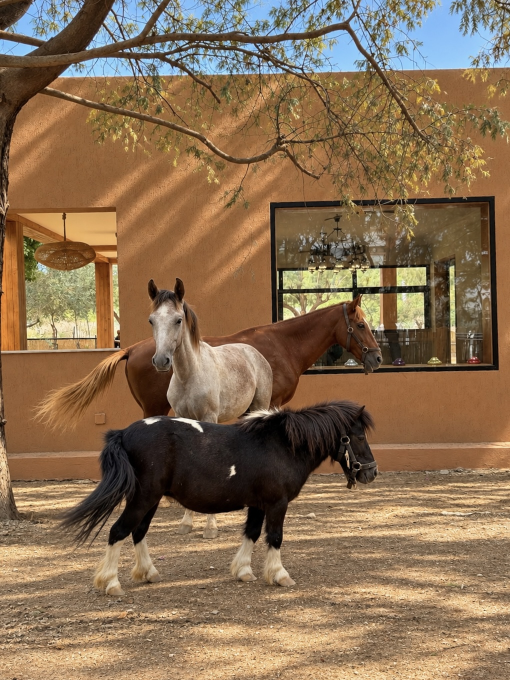
#> input picture instagram/photos/trois-chevaux-envoyee.jpg, 1020 x 1360 px (shown at 1/2 size)
$ python video_nom.py photos/trois-chevaux-envoyee.jpg
#> lines starting #> are read from the running program, lines starting #| are printed output that depends on the picture
### instagram/generer.py
"""Génère le kit de lancement Instagram de Daughter of Gaïa.

Sources : les photos du site (daughter-of-gaia/public/images) et les
couleurs / typographies de l'identité (voir le README du site).
Sortie : instagram/posts, instagram/stories, instagram/profil, instagram/plus-tard.

    python3 instagram/generer.py
"""
from pathlib import Path
import sys
from PIL import Image, ImageChops, ImageColor, ImageDraw, ImageFilter, ImageFont, ImageOps, ImageStat

RACINE = Path(__file__).resolve().parent
PHOTOS = RACINE.parent / "daughter-of-gaia" / "public" / "images"
PHOTOS_KIT = RACINE / "photos"  # photos propres au kit, absentes du site
POLICES = Path(sys.argv[1]) if len(sys.argv) > 1 else RACINE / "polices"

SABLE, BLANC, ENCRE = "#EDE4D3", "#F6F1E7", "#2B2118"
OLIVE, TERRA, FILET = "#6B7355", "#B5654A", "#C7B79A"

POST = (1080, 1350)   # 4:5, le format portrait du fil
STORY = (1080, 1920)  # 9:16


def police(nom, taille, graisse=300):
    f = ImageFont.truetype(str(POLICES / nom), taille)
    try:
        f.set_variation_by_axes([graisse])
    except Exception:
        pass
    return f


def serif(t, g=300): return police("CormorantGaramond[wght].ttf", t, g)
def italique(t, g=300): return police("CormorantGaramond-Italic[wght].ttf", t, g)
def sans(t, g=300): return police("Jost[wght].ttf", t, g)


def photo(nom, taille, centre=(0.5, 0.5)):
#> called with nom = 'trois-chevaux-envoyee.jpg', taille = (1080, 1920), centre = (0.42, 0.5)
    src = PHOTOS_KIT / nom if (PHOTOS_KIT / nom).exists() else PHOTOS / nom
    im = ImageOps.exif_transpose(Image.open(src)).convert("RGB")
#> im is the input picture: PIL image 1020x1360 RGB; mean R, G, B 136.6, 110.5, 82.9
    return ImageOps.fit(im, taille, Image.LANCZOS, centering=centre)
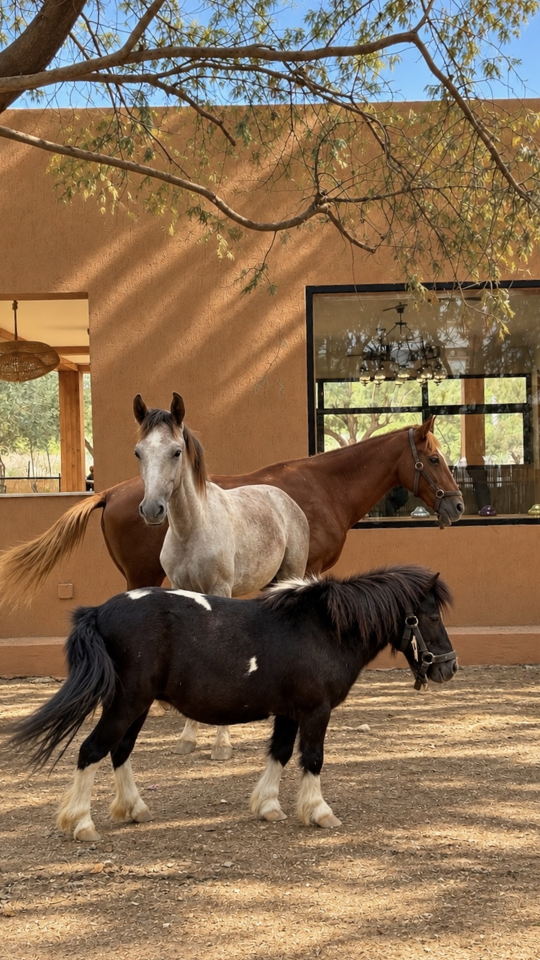
#> returned value: PIL image 1080x1920 RGB (shown at 1/2 size); mean R, G, B 133.8, 108.7, 82


def centre(d, y, texte, f, couleur, larg, espacement=0):
    """Écrit une ligne centrée ; espacement = interlettrage en px."""
    if espacement:
        w = sum(d.textlength(c, font=f) for c in texte) + espacement * (len(texte) - 1)
        x = (larg - w) / 2
        for c in texte:
            d.text((x, y), c, font=f, fill=couleur)
            x += d.textlength(c, font=f) + espacement
    else:
        w = d.textlength(texte, font=f)
        d.text(((larg - w) / 2, y), texte, font=f, fill=couleur)


# [20 lines left out: functions carte, recentrer, not called in this run]


# Le logo, tel que le site l'affiche à l'ouverture : Cormorant Garamond
# léger (300), droit, sur une seule ligne. Sans le filet du site.
LOGO = "Daughter of Gaïa"
NUIT = "#1A130C"  # le fond du rideau d'ouverture du site


# [10 lines left out: function logo, not called in this run]


def taille_logo(largeur_voulue):
    """Corps de police qui donne au nom la largeur voulue, en pixels."""
    d = ImageDraw.Draw(Image.new("L", (1, 1)))
    return round(100 * largeur_voulue / d.textlength(LOGO, font=serif(100, 300)))


# [12 lines left out: function avec_ombre, not called in this run]


def sauver(im, chemin):
    chemin.parent.mkdir(parents=True, exist_ok=True)
    im.save(chemin, quality=92, optimize=True)


# La phrase sous le nom. Une seule ligne à changer pour en essayer une autre
# (pistes dans TEXTES.md). Elle ne dit rien du concept, pas encore annoncé.
PHRASE = "Là où la ville s'arrête."


# [125 lines left out: functions titre_sur_photo, citation, refuge, domaine, gaia, lustre and 3 more, not called in this run]


# Les 12 posts, du premier publié au dernier. Le 12 arrive en dernier pour
# s'afficher en haut à gauche du profil : c'est la vidéo qui révèle le nom,
# avec fin-video/fin-sable.jpg en couverture ; la carte logo ci-dessous la
# remplace si la vidéo n'est pas prête. Les cartes forment un zigzag ; les
# photos du même duo de chevaux ne se touchent jamais, même par un coin.
LANCEMENT = [
    ("citation", citation),
    ("cheval-bar", ("cheval-bar.jpg", (0.5, 0.55))),
    ("fenetre-chevaux-statuettes", ("fenetre-chevaux-statuettes.jpg", (0.5, 0.45))),
    ("chevaux-fenetre", ("chevaux-fenetre.jpg", (0.5, 0.6))),
    ("chevaux-pie-broutent", ("chevaux-pie-broutent.jpg", (0.5, 0.72))),
    ("refuge", refuge),
    ("domaine", domaine),
    ("ecuries", ("domaine.jpg", (0.5, 0.6))),
    ("terrasse-vasque", ("terrasse-vasque.jpg", (0.5, 0.5))),
    ("trois-chevaux", ("trois-chevaux.jpg", (0.5, 0.6))),
    ("cheval-noir-blanc", ("aiko.jpg", (0.5, 1.0))),
    ("daughter-of-gaia", nom_du_projet),
]


# Les photos où l'on voit les chevaux : ce sont elles qu'on signe.
AVEC_CHEVAUX = {"cheval-bar", "fenetre-chevaux-statuettes", "chevaux-fenetre", "chevaux-pie-broutent",
                "terrasse-vasque", "trois-chevaux", "cheval-noir-blanc"}


# [7 lines left out: function luminance, not called in this run]


def contraste(a, b):
    la, lb = luminance(a), luminance(b)
    return (max(la, lb) + 0.05) / (min(la, lb) + 0.05)


# [296 lines left out: functions signer, posts, plus_tard, stories, profil, fin_de_video and 3 more, not called in this run]


# [10 lines that do not run on import are left out]

### instagram/video_nom.py
"""Vidéo de 6 s (9:16) : la photo des trois chevaux reste fixe, le logo
prend vie sur le mur ocre, comme à l'ouverture du site. Les lettres se
resserrent en apparaissant, puis les traits se déploient et « DOMAINE ·
LA SOUKRA » arrive en fondu.

    python3 instagram/video_nom.py
"""
import subprocess
import sys
import tempfile
sys.argv = sys.argv[:1]
from generer import *

OUT = RACINE / "fin-video"
W, H = STORY
FPS, DUREE = 30, 6
fond = photo("trois-chevaux-envoyee.jpg", STORY, (0.42, 0.5)).convert("RGBA")
t = taille_logo(820)
f_nom = serif(t, 300)
f_lieu = sans(30, 400)
Y_NOM = 330
CREME = (246, 241, 231)


def ease(x):
    x = min(max(x, 0.0), 1.0)
    return 1 - (1 - x) ** 4


def teinte(couleur, alpha):
    """Couleur d'encre : un entier pour un masque « L », RVBA sinon."""
    return alpha if couleur is None else couleur + (alpha,)


def ligne(d, y, couleur, p_traits, p_texte):
    """« —— DOMAINE • LA SOUKRA —— » : traits déployés depuis le texte."""
    mots, esp, gap = ("DOMAINE", "LA SOUKRA"), 7, 24

    def chasse(m):
        return sum(d.textlength(c, font=f_lieu) for c in m) + esp * (len(m) - 1)

    larg = chasse(mots[0]) + 2 * gap + chasse(mots[1])
    haut = f_lieu.getbbox("D", anchor="lt")
    milieu = y + (haut[1] + haut[3]) / 2
    x = W / 2 - larg / 2
    if p_texte > 0:
        c = teinte(couleur, int(255 * p_texte))
        for mot, xm in ((mots[0], x), (mots[1], x + chasse(mots[0]) + 2 * gap)):
            for ch in mot:
                d.text((xm, y), ch, font=f_lieu, fill=c, anchor="lt")
                xm += d.textlength(ch, font=f_lieu) + esp
        px = x + chasse(mots[0]) + gap
        d.ellipse((px - 3.5, milieu - 3.5, px + 3.5, milieu + 3.5), fill=c)
    if p_traits > 0:
        l = 80 * p_traits
        for x0, x1 in ((x - 26 - l, x - 26), (x + larg + 26, x + larg + 26 + l)):
            d.rectangle((x0, milieu - 1, x1, milieu + 1), fill=teinte(couleur, 255))


def image(s):
    p_nom = ease((s - 0.4) / 1.8)
    p_traits = ease((s - 1.9) / 1.2)
    p_texte = ease((s - 2.3) / 1.0)
    y_lieu = Y_NOM + f_nom.getmetrics()[0] + 70
    # Ombre douce, à la mesure de ce qui est visible, pour détacher le texte du mur.
    masque = Image.new("L", STORY, 0)
    dm = ImageDraw.Draw(masque)
    centre(dm, Y_NOM, LOGO, f_nom, int(255 * p_nom), W, t * 0.5 * (1 - p_nom))
    ligne(dm, y_lieu, None, p_traits, p_texte)
    # Le flou ne porte que sur la bande du texte : bien plus rapide.
    bande = (0, 150, W, 800)
    ombre = Image.new("L", STORY, 0)
    ombre.paste(masque.crop(bande).filter(ImageFilter.MaxFilter(9)).filter(ImageFilter.GaussianBlur(24))
                .point(lambda v: int(v * 0.55)), bande[:2])
    calque = Image.new("RGBA", STORY, (0, 0, 0, 0))
    calque.paste(Image.new("RGBA", STORY, ENCRE), (0, 0), ombre)
    im = Image.alpha_composite(fond, calque)
    texte = Image.new("RGBA", STORY, (0, 0, 0, 0))
    d = ImageDraw.Draw(texte)
    centre(d, Y_NOM, LOGO, f_nom, CREME + (int(255 * p_nom),), W, t * 0.5 * (1 - p_nom))
    ligne(d, y_lieu, CREME, p_traits, p_texte)
    return Image.alpha_composite(im, texte).convert("RGB")


with tempfile.TemporaryDirectory() as tmp:
    for i in range(FPS * DUREE):
#> (the run stopped early here; a loop or call above may not have finished)
